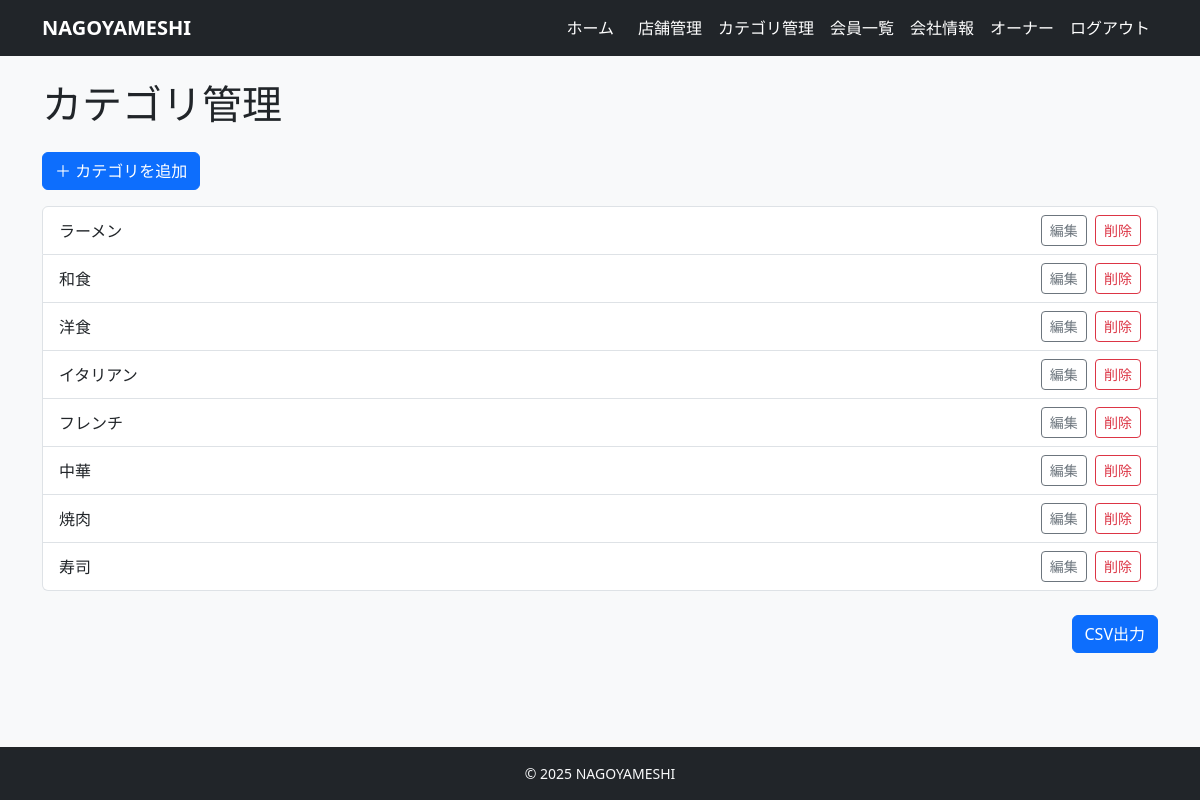
The app's page /owner/categories/ (signed in) with its own data.
### accounts/models.py (models this page shows, shortened)
class User(AbstractUser):
    username = None  # 使わない（メールログインにする）
    email = models.EmailField(unique=True)
    name = models.CharField(max_length=10)
    name_kana = models.CharField(max_length=10)
    zipcode = models.CharField(max_length=8)
    address = models.CharField(max_length=20)
    tel = models.CharField(max_length=11)
    company = models.ForeignKey(
        'restaurants.Company',
        verbose_name='所属会社',
        on_delete=models.SET_NULL,
        null=True,
        blank=True,
        related_name='staff_members'
    )
    is_paid_member = models.BooleanField(default=False)
    is_owner_member = models.BooleanField(default=False)
    created_at = models.DateTimeField(auto_now_add=True)
    updated_at = models.DateTimeField(auto_now=True)
    USERNAME_FIELD = 'email'
    REQUIRED_FIELDS = ['name', 'name_kana', 'zipcode', 'address', 'tel']
    objects = CustomUserManager()

### restaurants/models.py (models this page shows, shortened)
class Category(models.Model):
    company = models.ForeignKey(
        'Company',  # 文字列で指定しておくと定義順を気にせんでええけん無難や
        verbose_name="会社",
        on_delete=models.CASCADE, # 会社が消えたらカテゴリも消える
        null=True,  # 既存データがある場合に備えて一時的にTrue推奨
        blank=True
    )
    name = models.CharField("カテゴリ名", max_length=50)
    is_active = models.BooleanField("有効フラグ", default=True)
    created_at = models.DateTimeField(auto_now_add=True)
    updated_at = models.DateTimeField(auto_now=True)

### restaurants/views.py (the view)
# urls.py: path("owner/categories/", views.OwnerCategoryListView.as_view(), name="owner_category_list"),
class OwnerCategoryListView(OwnerCategoryMixin, ListView):
    template_name = "restaurants/owner_category_list.html"
    model = Category
    context_object_name = "categories"

### restaurants/views.py (called while the page is built)
    def test_func(self):
        user = self.request.user
        return (user.is_authenticated
                and getattr(user, "is_owner_member", False)
                and hasattr(user, "company"))

    def get_queryset(self):
        return Category.objects.filter(company=self.request.user.company)

### templates/restaurants/owner_category_list.html (shortened to what this page needs)
{% extends "base.html" %}
{% block content %}
<h1 class="mb-4">カテゴリ管理</h1>
<a href="{% url 'restaurants:owner_category_create' %}" class="btn btn-primary mb-3">
  ＋ カテゴリを追加
</a>
<ul class="list-group">
  {% for c in categories %}
  <li class="list-group-item d-flex justify-content-between align-items-center">
    {{ c.name }}
    <span>
      <a href="{% url 'restaurants:owner_category_edit' c.pk %}" class="btn btn-sm btn-outline-secondary me-1">
        編集
      </a>
      <a href="{% url 'restaurants:owner_category_delete' c.pk %}" class="btn btn-sm btn-outline-danger">
        削除
      </a>
    </span>
  </li>
  {% empty %}
  <li class="list-group-item text-muted">
    カテゴリがありません
  </li>
  {% endfor %}
</ul>
<div class="d-flex justify-content-end mt-4 mb-4">
  <a href="{% url 'restaurants:owner_category_csv' %}" class="btn btn-primary">
    CSV出力
  </a>
</div>
{% endblock %}

### templates/base.html (shortened to what this page needs)
<!DOCTYPE html>
<html lang="ja">
<head>
    <link href="https://cdn.jsdelivr.net/npm/bootstrap@5.3.3/dist/css/bootstrap.min.css" rel="stylesheet"
>
</head>
<body class="bg-light d-flex flex-column min-vh-100">
    <nav class="navbar navbar-expand-lg navbar-dark bg-dark mb-4">
        <div class="container">
            <a class="navbar-brand fw-bold" href="/">NAGOYAMESHI</a>
            <div class="collapse navbar-collapse" id="navbarNav">
                <ul class="navbar-nav ms-auto align-items-center">
                    {% if user.is_authenticated %}
                    {% if user.is_owner_member %}
                    <li class="nav-item">
                        <a class="nav-link me-2" href="{% url 'restaurants:owner_dashboard' %}">ホーム</a>
                    </li>
                    {% else %}
                    <li class="nav-item">
                        <a class="nav-link me-2" href="{% url 'restaurants:restaurant_list' %}">ホーム</a>
                    </li>
                    {% endif %}
                    {% if user.is_owner_member %}
                    <li class="nav-item"><a class="nav-link"
                            href="{% url 'restaurants:owner_restaurant_list' %}">店舗管理</a></li>
                    <li class="nav-item"><a class="nav-link"
                            href="{% url 'restaurants:owner_category_list' %}">カテゴリ管理</a></li>
                    <li class="nav-item"><a class="nav-link" href="{% url 'restaurants:owner_member_list' %}">会員一覧</a>
                    </li>
                    <li class="nav-item"><a class="nav-link" href="{% url 'restaurants:company_detail' %}">会社情報</a></li>
                    {% endif %}
                    {% if not user.is_owner_member %}
                    <li class="nav-item dropdown ms-2">
                        <a class="nav-link dropdown-toggle" href="#" id="navbarDropdown" role="button"
                            data-bs-toggle="dropdown" aria-expanded="false">
                            {{ user.name|default:user.email }}
                        </a>
                        <ul class="dropdown-menu dropdown-menu-end" aria-labelledby="navbarDropdown">
                            <li><a class="dropdown-item" href="{% url 'accounts:user_profile' %}">会員情報</a></li>
                            <li><a class="dropdown-item" href="{% url 'reservations:reservation_list' %}">予約一覧</a></li>
                            <li><a class="dropdown-item" href="{% url 'restaurants:my_favorite_list' %}">お気に入り一覧</a>
                            </li>
                            <li>
                                <hr class="dropdown-divider">
                            </li>
                            <li><a class="dropdown-item" href="{% url 'accounts:payment_method' %}">お支払い方法</a></li>
                            <li><a class="dropdown-item" href="{% url 'accounts:subscription_cancel' %}">有料プラン解約</a>
                            </li>
                            <li>
                                <hr class="dropdown-divider">
                            </li>
                            <li>
                                <form method="post" action="{% url 'accounts:logout' %}">
                                    {% csrf_token %}
                                    <button type="submit" class="dropdown-item w-100 text-start">
                                        ログアウト
                                    </button>
                                </form>
                            </li>
                        </ul>
                    </li>
                    {% else %}
                    <li class="nav-item ms-2">
                        <span class="navbar-text me-2">{{ user.name|default:user.email }}</span>
                    </li>
                    <li class="nav-item">
                        <form method="post" action="{% url 'accounts:logout' %}" class="d-inline">
                            <button type="submit" class="btn btn-link nav-link">
                                ログアウト
                            </button>
                        </form>
                    </li>
                    {% endif %}
                    {% endif %}
                </ul>
            </div>
        </div>
    </nav>
    <main class="container mb-5 flex-grow-1">
        {% block content %}{% endblock %}
    </main>
    <footer class="bg-dark text-light py-3 mt-auto">
        <div class="container text-center small">
            &copy; {{ now|default:"2025" }} NAGOYAMESHI
        </div>
    </footer>
</body>
</html>

### templates/base.html (style rules this page uses)
.navbar.navbar-dark .navbar-brand, .navbar.navbar-dark .navbar-text, .navbar.navbar-dark .navbar-nav .nav-link, .navbar.navbar-dark .navbar-nav .nav-link:visited, .navbar.navbar-dark .btn-link.nav-link, .navbar.navbar-dark .dropdown-toggle { color: #ffffff !important; }

### records on screen
User: name "オーナー"
Category: name "ラーメン"
Category: name "和食"
Category: name "洋食"
Category: name "イタリアン"
Category: name "フレンチ"
Category: name "中華"
Category: name "焼肉"
Category: name "寿司"

### other values on screen
{{ now|default:"2025" }} "2025"
